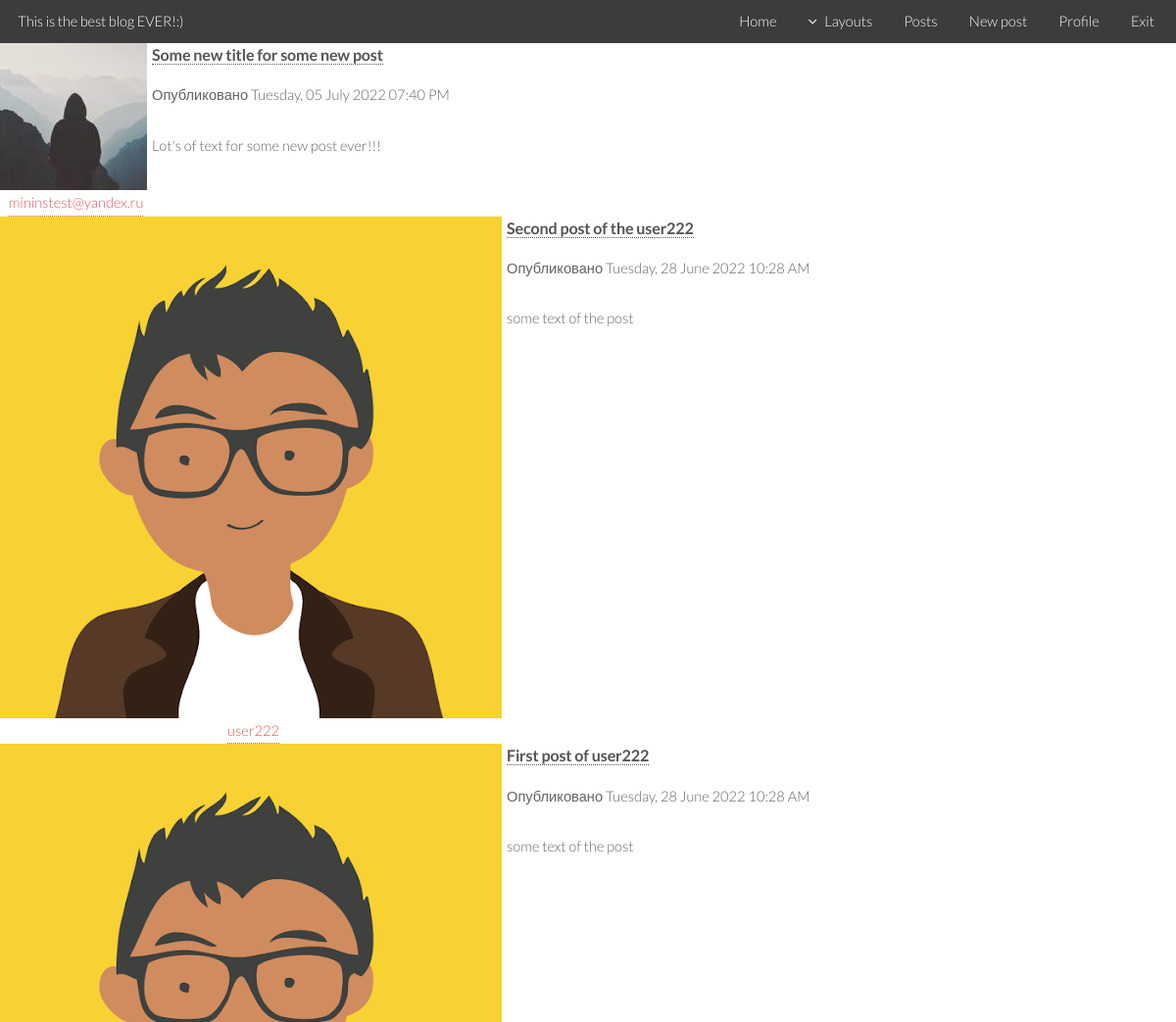
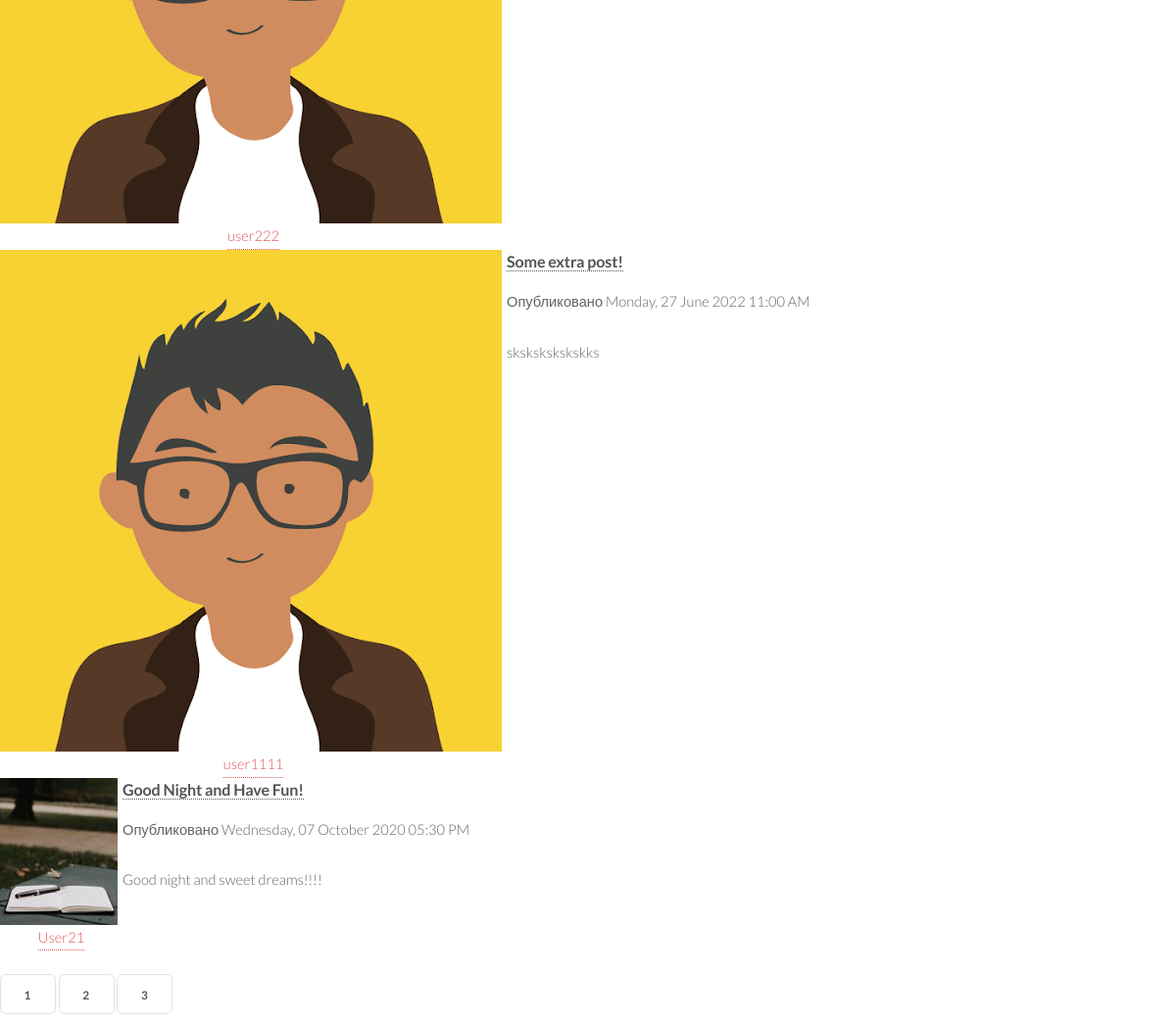
/allposts (signed in), run on the app's committed database (2 pictures, top to bottom).
### test_flask_lesson/models.py (models this page shows, shortened)
class Post(db.Model):
    id = db.Column(db.Integer, primary_key=True)
    title = db.Column(db.String(100), nullable=False)
    date_posted = db.Column(db.DateTime, nullable=False, default=datetime.utcnow)
    content = db.Column(db.Text, nullable=False)
    user_id = db.Column(db.Integer, db.ForeignKey('user.id'), nullable=False)
    comments = db.relationship('Comment', backref='title', lazy='dynamic')
    likes = db.relationship('Like', backref='title', lazy='dynamic')

class User(db.Model, UserMixin):
    id = db.Column(db.Integer, primary_key=True)
    username = db.Column(db.String(20), unique=True, nullable=False)
    email = db.Column(db.String(120), unique=True, nullable=False)
    image_file = db.Column(db.String(20), nullable=False, default='default.png')
    password = db.Column(db.String(60), nullable=False)
    role = db.Column(db.String, db.ForeignKey('role.name'), nullable=False, default='user')
    posts = db.relationship('Post', backref='author', lazy=True)

### test_flask_lesson/posts/routes.py (the view)
@posts.route('/allposts')
@login_required
def allposts():
    page = request.args.get('page', 1, type=int)
    posts = Post.query.order_by(Post.date_posted.desc()).\
            paginate(page=page, per_page=5)
    return render_template('allposts.html', posts=posts)

### test_flask_lesson/templates/allposts.html
{% extends "base.html" %}
{% block content %}
    {% include 'includes/inc_header.html'%}
  {% for post in posts.items %}
  <div style="display: flex;">
    <article style="display: flex; flex-direction: column;">
      <img style="margin-right: 5px;" src="{{ url_for('static', filename='profile_pics/' + post.author.image_file) }}">
      <a href="{{ url_for('users.user_posts', username=post.author.username) }}" id="author" style="margin: 0 auto;">{{ post.author.username }}</a>
    </article>
    <div style="margin-bottom: 20px;">
      <div>
        <h4><a href="{{ url_for('posts.post', post_id=post.id) }}">{{ post.title }}</a></h4>
        <small>Опубликовано {{ post.date_posted.strftime('%A, %d %B %Y %I:%M %p') }}</small>
        <br>
        <br>
        <p>{{ post.content }}</p>
      </div>
    </div>
  </div>
  {% endfor %}
  {% for page_num in posts.iter_pages(left_edge=1, right_edge=1, left_current=1, right_current=2) %}
    {% if page_num %}
      {% if posts.page == page_num %}
        <a class="button" href="{{ url_for('posts.allposts', page=page_num) }}">{{ page_num }}</a>
      {% else %}
        <a class="button" href="{{ url_for('posts.allposts', page=page_num) }}">{{ page_num }}</a>
      {% endif %}
    {% else %}
      ...
    {% endif %}
  {% endfor %}
{% endblock content %}

### test_flask_lesson/templates/base.html (shortened to what this page needs)
<!DOCTYPE HTML>
<html>
	<head>
	</head>
    {% block content %}{% endblock %}
    </body>
</html>

### test_flask_lesson/templates/includes/inc_header.html (shortened to what this page needs)
<header id="header" class="alt skel-layers-fixed" style="background-color: #3d3b3c">
    <h1><a href="{{ url_for('main.home') }}"><span>This is the best blog EVER!:)</span></a></h1>
    <nav id="nav">
        <ul>
            <li><a href="{{ url_for('main.home') }}">Home</a></li>
            <li>
                <a href="" class="icon fa-angle-down">Layouts</a>
            </li>
            {% if current_user.is_authenticated %}
                <li><a href="{{ url_for('posts.allposts') }}">Posts</a></li>
                <li><a href="{{ url_for('posts.new_post') }}">New post</a></li>
                <li><a href="{{ url_for('users.account') }}">Profile</a></li>
                <li><a href="{{ url_for('users.logout') }}">Exit</a></li>
            {% else %}
                <li><a href="{{ url_for('users.login') }}">Login</a></li>
                <li><a href="{{ url_for('users.register') }}">Register</a></li>
            {% endif %}
        </ul>
    </nav>
</header>

### test_flask_lesson/static/css/style.css (style rules this page uses)
a { -moz-transition: color 0.2s ease-in-out, border-color 0.2s ease-in-out; -webkit-transition: color 0.2s ease-in-out, border-color 0.2s ease-in-out; -o-transition: color 0.2s ease-in-out, border-color 0.2s ease-in-out; -ms-transition: color 0.2s ease-in-out, border-color 0.2s ease-in-out; transition: color 0.2s ease-in-out, border-color 0.2s ease-in-out; color: #e0555a; text-decoration: none; border-bottom: dotted 1px; }
p { margin: 0 0 2em 0; }
h1, h2, h3, h4, h5, h6 { color: #545454; font-weight: 700; line-height: 1em; margin: 0 0 1em 0; letter-spacing: -0.01em; }
h1 a, h2 a, h3 a, h4 a, h5 a, h6 a { color: inherit; text-decoration: none; }
h4 { font-size: 1.1em; line-height: 1.5em; }
.icon { text-decoration: none; border-bottom: none; position: relative; }
.icon:before { -moz-osx-font-smoothing: grayscale; -webkit-font-smoothing: antialiased; font-family: FontAwesome; font-style: normal; font-weight: normal; text-transform: none !important; }
ul { list-style: disc; margin: 0 0 2em 0; padding-left: 1em; }
ul li { padding-left: 0.5em; }
input[type="submit"], input[type="reset"], input[type="button"], .button { -moz-appearance: none; -webkit-appearance: none; -o-appearance: none; -ms-appearance: none; appearance: none; -moz-transition: background-color 0.2s ease-in-out, color 0.2s ease-in-out; -webkit-transition: background-color 0.2s ease-in-out, color 0.2s ease-in-out; -o-transition: background-color 0.2s ease-in-out, color 0.2s ease-in-out; -ms-transition: background-color 0.2s ease-in-out, color 0.2s ease-in-out; transition: background-color 0.2s ease-in-out, color 0.2s ease-in-out; background-color: transparent; border-radius: 0.5em; border: solid 1px rgba(144, 144, 144, 0.25) !important; color: #545454 !important; cursor: pointer; display: inline-block; font-size: 0.8em; font-weight: 700; height: 3.5em; letter-spacing: 0.1em; line-height: 3.5em; overflow: hidden; padding: 0 2em; text-align: center; text-decoration: none; text-overflow: ellipsis; text-transform: uppercase; white-space: nowrap; margin-top: 2em; }
#header { background-color: #fff; box-shadow: 0 1px 2px 0 rgba(0, 0, 0, 0.05); color: inherit; cursor: default; height: 3em; left: 0; line-height: 3em; position: fixed; top: 0; width: 100%; z-index: 10000; }
#header.alt { -moz-animation: none; -webkit-animation: none; -o-animation: none; -ms-animation: none; animation: none; background-color: transparent; box-shadow: none; color: #fff; }
#header h1 { color: inherit; font-size: 1em; height: inherit; left: 1.25em; line-height: inherit; margin: 0; padding: 0; position: absolute; top: 0; }
#header h1 span { font-weight: 300; }
#header h1 a { border: 0; }
#header nav { height: inherit; line-height: inherit; position: absolute; right: 1.5em; top: 0; vertical-align: middle; }
#header nav > ul { list-style: none; margin: 0; padding-left: 0; }
#header nav > ul > li { border-radius: 0.5em; display: inline-block; margin-left: 2em; padding-left: 0; }
#header nav > ul > li a { border: 0; color: inherit; display: inline-block; text-decoration: none; }
#header nav > ul > li a.icon:before { margin-right: 0.5em; }
#header nav > ul > li:first-child { margin-left: 0; }

### data on the page
Post: image_file (picture), author.username "mininstest@yandex.ru", title "Some new title for some new post", date_posted "Tuesday, 05 July 2022 07:40 PM", content "Lot's of text for some new post ever!!!"
Post: image_file (placeholder picture), author.username "user222", title "Second post of the user222", date_posted "Tuesday, 28 June 2022 10:28 AM", content "some text of the post"
Post: image_file (placeholder picture), author.username "user222", title "First post of user222", date_posted "Tuesday, 28 June 2022 10:28 AM", content "some text of the post"
Post: image_file (placeholder picture), author.username "user1111", title "Some extra post!", date_posted "Monday, 27 June 2022 11:00 AM", content "skskskskskskks"
Post: image_file (picture), author.username "User21", title "Good Night and Have Fun!", date_posted "Wednesday, 07 October 2020 05:30 PM", content "Good night and sweet dreams!!!!"

### other printed values
{{ page_num }} "1"
{{ page_num }} "2" "3"
